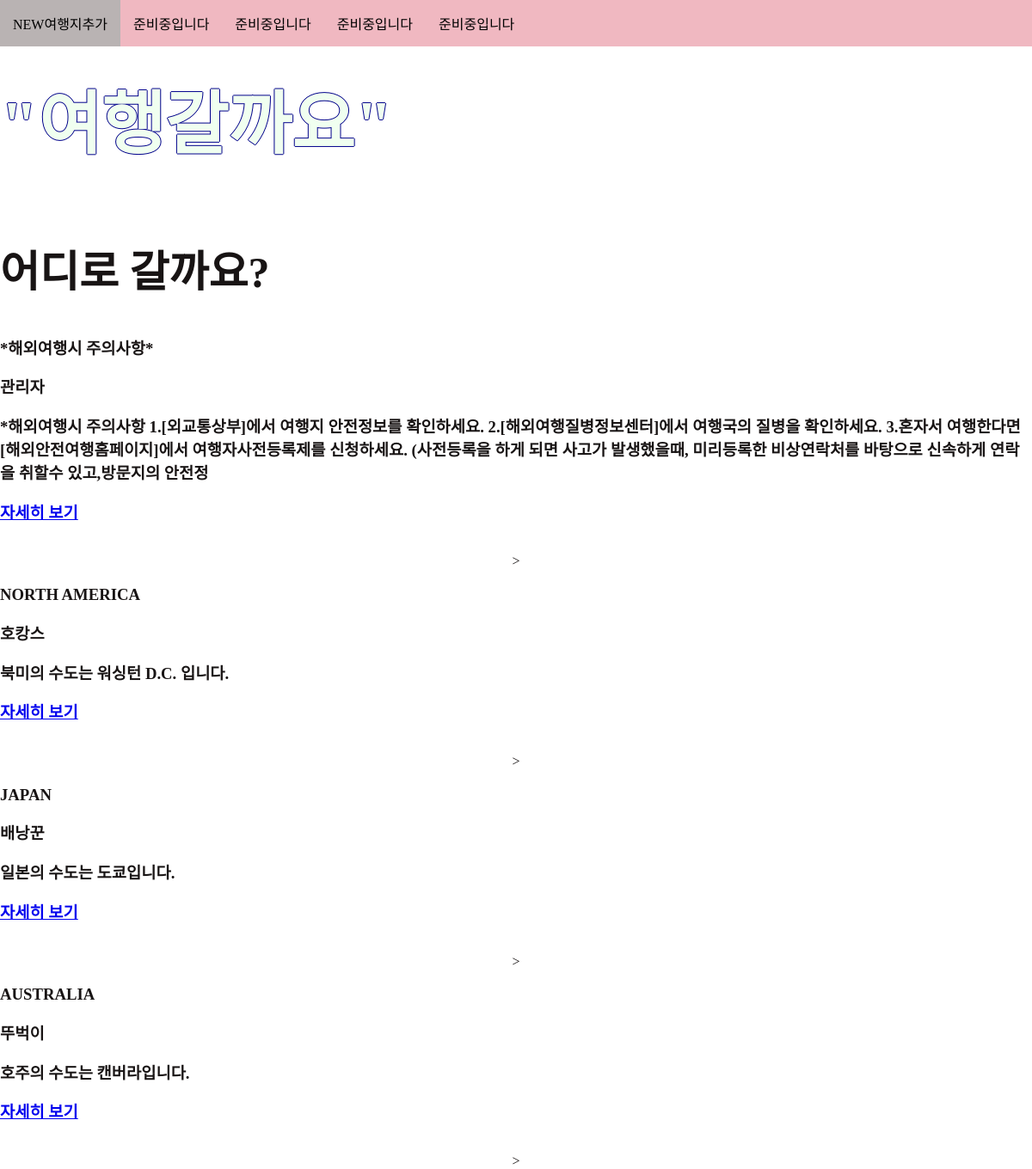
The page / on the database its author committed.
### travelapp/models.py (models this page shows, shortened)
class Travelapp(models.Model):
    head = models.CharField(max_length=300)
    traveler = models.CharField(max_length=150)
    load_date = models.DateTimeField()
    content = models.TextField()
    def summary(self):
        return self.content[:200]

### travelapp/views.py (the view)
# urls.py: path('',start,name='start'),
def start(request):
    travelapps = Travelapp.objects.all()
    return render(request,'start.html',{'travelapps':travelapps})

### travelapp/templates/start.html
{%extends 'basement.html'%}
{% block content %}
    <header><h2>어디로 갈까요?</h2></header>
    <p>
    <div class="container">
    {% for travelapp in travelapps%}
            <div>
            <h3>{{travelapp.head}}</h3>
            <h3>{{travelapp.traveler}}</h3>
            <h3>{{travelapp.summary}}</h3>
            <h3><a href = "{%url 'click' travelapp.id%}">자세히 보기</a></h3>
            <br>
            </div>>
    {% endfor %}
    </div>
{% endblock %}

### firstproject/templates/basement.html (style rules this page uses)
body { text-align: center; margin : 0; }
header { margin-top: 80px; }
h2 { text-align: left; font-size: 50px; font-family: "fantasy"; }
h3 { text-align: left; font-family: "cursive"; }
html { background: url("https://i.imgur.com/ZZ2bAYy.jpg") no-repeat center fixed; -webkit-background-size: cover; -moz-background-size: cover; -o-background-size: cover; background-size: cover; }
div { color:rgb(24, 20, 20); background-color: #ffffff; background-color: rgba(255,255,255,0.5); }

### rows shown on the page
Travelapp: head "*해외여행시 주의사항*", traveler "관리자", summary "*해외여행시 주의사항 1.[외교통상부]에서 여행지 안전정보를 확인하세요. 2.[해외여행질병정보센터]에서 여행국의 질병을 확인하세요. 3.혼자서 여행한다면 [해외안전여행홈페이지]에서 여행자사전등록제를 신청하세요. (사전등록을 하게 되면 사고가 발생했을때, 미리등록한 비상연락처를 바탕으로 신속하게 연락을 취할수 있고,방문지의 안전정"
Travelapp: head "NORTH AMERICA", traveler "호캉스", summary "북미의 수도는 워싱턴 D.C. 입니다."
Travelapp: head "JAPAN", traveler "배낭꾼", summary "일본의 수도는 도쿄입니다."
Travelapp: head "AUSTRALIA", traveler "뚜벅이", summary "호주의 수도는 캔버라입니다."
